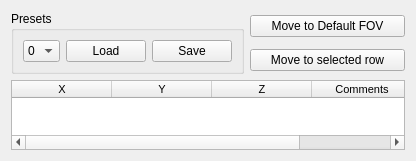
       <widget class="QWidget" name="scrollAreaWidgetContents_7">
        <property name="geometry">
         <rect>
          <x>0</x>
          <y>0</y>
          <width>416</width>
          <height>140</height>
         </rect>
        </property>
        <layout class="QGridLayout" name="gridLayout_74">
         <item row="0" column="0" rowspan="2">
          <widget class="QGroupBox" name="groupBox">
           <property name="title">
            <string>Presets</string>
           </property>
           <layout class="QGridLayout" name="gridLayout_69">
            <item row="0" column="1">
             <widget class="QPushButton" name="pushButton_loadPreset">
              <property name="text">
               <string>Load</string>
              </property>
             </widget>
            </item>
            <item row="0" column="2">
             <widget class="QPushButton" name="pushButton_savePreset">
              <property name="text">
               <string>Save</string>
              </property>
             </widget>
            </item>
            <item row="0" column="0">
             <widget class="QComboBox" name="comboBox_preset">
              <item>
               <property name="text">
                <string>0</string>
               </property>
              </item>
              <item>
               <property name="text">
                <string>1</string>
               </property>
              </item>
              <item>
               <property name="text">
                <string>2</string>
               </property>
              </item>
              <item>
               <property name="text">
                <string>3</string>
               </property>
              </item>
              <item>
               <property name="text">
                <string>4</string>
               </property>
              </item>
              <item>
               <property name="text">
                <string>5</string>
               </property>
              </item>
              <item>
               <property name="text">
                <string>6</string>
               </property>
              </item>
              <item>
               <property name="text">
                <string>7</string>
               </property>
              </item>
              <item>
               <property name="text">
                <string>8</string>
               </property>
              </item>
              <item>
               <property name="text">
                <string>9</string>
               </property>
              </item>
             </widget>
            </item>
           </layout>
          </widget>
         </item>
         <item row="1" column="1">
          <widget class="QPushButton" name="pushButton_15">
           <property name="toolTip">
            <string>&lt;html&gt;&lt;head/&gt;&lt;body&gt;&lt;p&gt;Move the offset to the position on the row selected on the table below &lt;/p&gt;&lt;/body&gt;&lt;/html&gt;</string>
           </property>
           <property name="text">
            <string>Move to selected row</string>
           </property>
          </widget>
         </item>
         <item row="0" column="1">
          <widget class="QPushButton" name="pushButton_Panorama">
           <property name="text">
            <string>Move to Default FOV</string>
           </property>
          </widget>
         </item>
         <item row="2" column="0" colspan="2">
          <widget class="QTableWidget" name="tableWidget_markers">
           <property name="font">
            <font>
             <family>MS Shell Dlg 2</family>
             <pointsize>8</pointsize>
            </font>
           </property>
           <property name="toolTip">
            <string>&lt;html&gt;&lt;head/&gt;&lt;body&gt;&lt;p&gt;Table of position selected on the image. To add a point double-click on the image.&lt;/p&gt;&lt;/body&gt;&lt;/html&gt;</string>
           </property>
           <property name="columnCount">
            <number>4</number>
           </property>
           <attribute name="horizontalHeaderMinimumSectionSize">
            <number>10</number>
           </attribute>
           <attribute name="verticalHeaderMinimumSectionSize">
            <number>10</number>
           </attribute>
           <attribute name="verticalHeaderDefaultSectionSize">
            <number>10</number>
           </attribute>
           <column>
            <property name="text">
             <string>X</string>
            </property>
           </column>
           <column>
            <property name="text">
             <string>Y</string>
            </property>
           </column>
           <column>
            <property name="text">
             <string>Z</string>
            </property>
           </column>
           <column>
            <property name="text">
             <string>Comments</string>
            </property>
           </column>
          </widget>
         </item>
        </layout>
       </widget>
